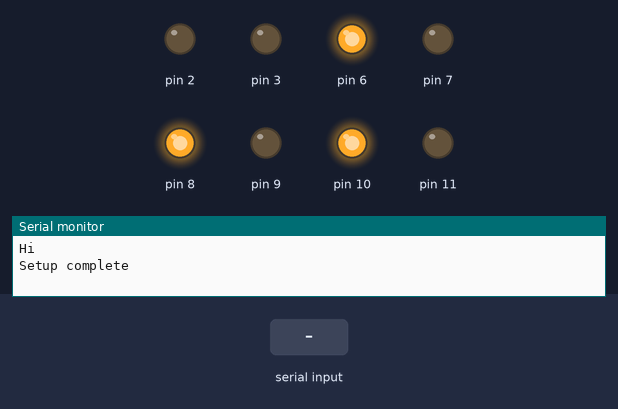
Simulated run of this sketch. Board: Arduino Uno, built with avr-gcc and run on an emulated ATmega328P. Shown: output pins drawn as LEDs (lit = HIGH), the last lines printed to the serial monitor. The inputs (shaded band) are chosen by the test bench.

Above: at 1.2 s.
1.3 s: "90,45\n" received over Serial
At 1.7 s:
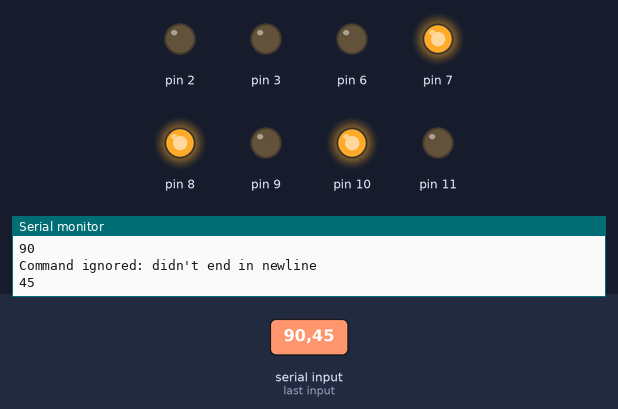
At 6.7 s:
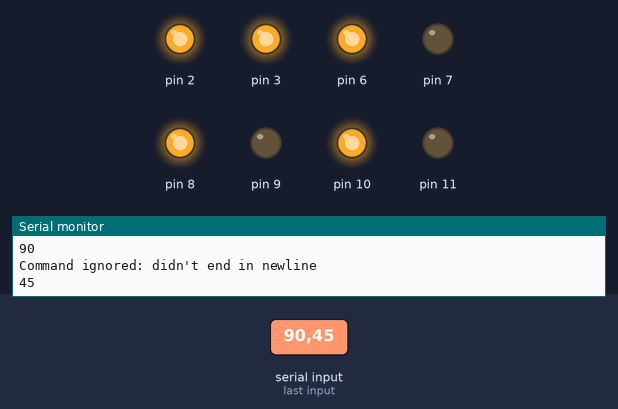
Timing chart, 0 to 8.8 s (numbered marks = the images above; inputs shaded):
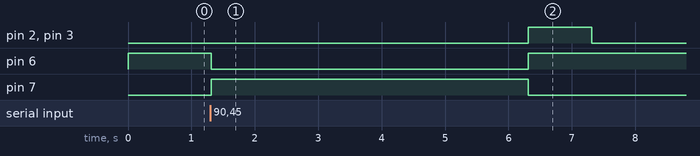

Measured:
- after the input at 1.3 s, pin 2, pin 3: LOW → HIGH after 5.0 s, → LOW 1.0 s later; pin 6: HIGH → LOW at once, → HIGH 5.0 s later; pin 7: LOW → HIGH at once, → LOW 5.0 s later

The sketch:

quick_release.ino
```cpp
/*  quick_release
    Control a quick release data acquisition run
    communicate over serial to start a run, taking as inputs
     - pre-delay (time to wait before changing length)
     - step-to-exposure delay
     - exposure duration
     - post-exposure time before length is reset
    Created by CDW on 2014.12.02
*/


// Timing variables
const int PREDELAY  = 10;      // in ms, before stim goes on
const int STIMDELAY = 5000;    // in ms, between stim and shutter
const int SHUTTERDELAY = 1000; // in µs, between shutter and length
const int STEPDELAY = 200;     // in µs, between length and camera
const int EXPOSUREDUR = 100;   // in µs, camera image duration  TODO: SEND THIS ONE OVER SERIAL TOO
const int POSTEXPOSURE = 1000; // in ms, before returning to length

// Non-global variable declaration
int stepdelay = STEPDELAY;
bool run_now = false;

// ArduTimer Hardware configuration
#define SIG1 2;
#define LED1 3;
#define SIG2 4;
#define LED2 5;
#define SIG3 6;
#define LED3 7;
#define SIG4 8;
#define LED4 9;
#define SIG5 10;
#define LED5 11;
#define SIG6 12;
#define LED6 13;


// Pin configuration
int LEN_OUT    = SIG1; // to length controller
int LEN_LED    = LED1;
int SHUT_OUT   = SIG4; // to quick shutter
int SHUT_LED   = LED4;
int EXPOSE_OUT = SIG5; // to exposure trigger
int EXPOSE_LED = LED5;
int STIM_OUT   = SIG3; // to stimulus trigger
int STIM_LED   = LED3;

// Begin setup of board
void setup()
{
    // Initialize serial interface
    Serial.begin(115200); // Start serial connection
    while (!Serial) {
        ; // wait for serial (for Leonardo only)
    }
    Serial.println("Hi"); // Demonstrate serial connection
    // Set pin modes
    pinMode(LEN_OUT, OUTPUT);
    pinMode(LEN_LED, OUTPUT);
    pinMode(SHUT_OUT, OUTPUT);
    pinMode(SHUT_LED, OUTPUT);
    pinMode(EXPOSE_OUT, OUTPUT);
    pinMode(EXPOSE_LED, OUTPUT);
    pinMode(STIM_OUT, OUTPUT);
    pinMode(STIM_LED, OUTPUT);
    // Initial pin states
    turn_length(false);
    turn_stimulus(false);
    turn_shutter(false);
    turn_exposure(false);
    // Close out setup
    Serial.println("Setup complete");
}

// Loop through
void loop()
{
    check_serial(); // read input if it exists
    if (run_now) {
        run(PREDELAY, STIMDELAY, SHUTTERDELAY, stepdelay, EXPOSUREDUR, POSTEXPOSURE);
        Serial.println("Run complete"); // tag that we've done a run
        run_now = false; // reset the run flag
    }
}

// Read data from serial, just the step-to-exposure delay
void check_serial()
{
    if(Serial.available() >= 2) {      // only when something is available
        stepdelay = Serial.parseInt(); // first int is delay
        Serial.println(stepdelay);     // echo back as sanity check
        char ending = (char)Serial.read();
        if (ending == '\n') {          // ignore out-of-format commands
            run_now = true;
        }
        else {
            Serial.println("Command ignored: didn't end in newline");
        }
    }
}

// Control a run
void run(int predelay, int stimdelay, int shutterdelay, int stepdelay, int exposuredur, int postexposure)
{
    delay(predelay);                  // just to let things settle
    turn_stimulus(true);              // shock the muscle
    delay(stimdelay);                 // let force develop
    turn_shutter(true);               // tell the shutter to open
    delayMicroseconds(shutterdelay);  // let the shutter physically respond
    turn_length(true);                // tell the length step to occur
    delayMicroseconds(stepdelay);     // wait for the step plus propagation
    turn_exposure(true);              // tell the camera to take a pic
    delayMicroseconds(exposuredur);   // let the camera take a pic
    turn_stimulus(false);             // stop shocking
    turn_exposure(false);             // reset cam trigger
    turn_shutter(false);              // tell the shutter to close
    delay(postexposure);              // let the muscle rest
    turn_length(false);               // reset (stretch) the muscle
}

// Series of control functions
/* Each takes a state, true for on and false for off. On and off values for
   each connection are set here. This is complicated since some need to be
   high when on while others need to be high when off. To double complicate
   things, I think that the transistor control shield on the ardutimer inverts
   the signal.

   NOTE: THESE SHOULD BE DOUBLED CHECKED DURING SET UP.
*/

// Length control
void turn_length(boolean state){
    if(state == true){
        digitalWrite(LEN_OUT, HIGH);
        digitalWrite(LEN_LED, HIGH);
    }
    else{
        digitalWrite(LEN_OUT, LOW);
        digitalWrite(LEN_LED, LOW);
    }
}

// Shutter control
void turn_shutter(boolean state){
    if(state == true){
        digitalWrite(SHUT_OUT, LOW);
        digitalWrite(SHUT_LED, HIGH);
    }
    else{
        digitalWrite(SHUT_OUT, HIGH);
        digitalWrite(SHUT_LED, LOW);
    }
}

//Exposure control
void turn_exposure(boolean state){
    if(state == true){
        digitalWrite(EXPOSE_OUT, LOW);
        digitalWrite(EXPOSE_LED, HIGH);
    }
    else{
        digitalWrite(EXPOSE_OUT, HIGH);
        digitalWrite(EXPOSE_LED, LOW);
    }
}

//Stimulus control
void turn_stimulus(boolean state){
    if(state == true){
        digitalWrite(STIM_OUT, LOW);
        digitalWrite(STIM_LED, HIGH);
    }
    else{
        digitalWrite(STIM_OUT, HIGH);
        digitalWrite(STIM_LED, LOW);
    }
}
```
